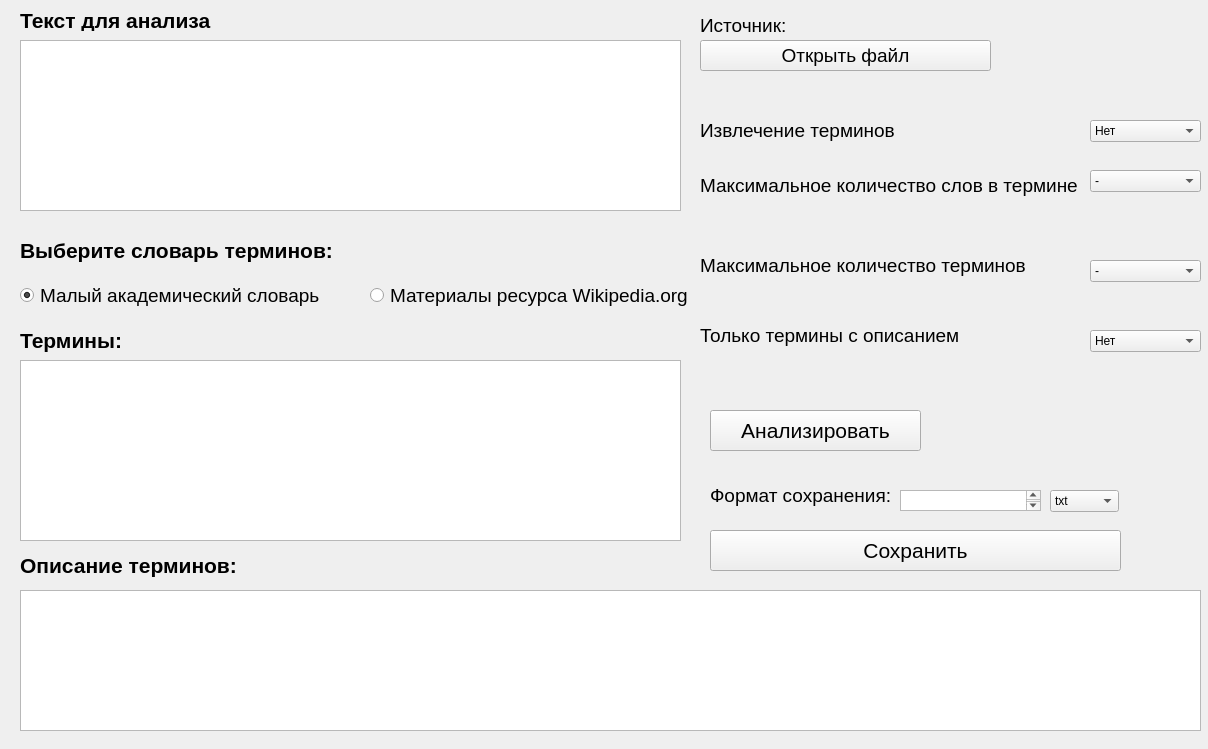
<?xml version="1.0" encoding="UTF-8"?>
<ui version="4.0">
 <class>MainWindow</class>
 <widget class="QMainWindow" name="MainWindow">
  <property name="geometry">
   <rect>
    <x>0</x>
    <y>0</y>
    <width>1208</width>
    <height>749</height>
   </rect>
  </property>
  <property name="windowTitle">
   <string>Извлечение терминологической информации</string>
  </property>
  <widget class="QWidget" name="centralwidget">
   <widget class="QPushButton" name="pushButton">
    <property name="geometry">
     <rect>
      <x>710</x>
      <y>410</y>
      <width>211</width>
      <height>41</height>
     </rect>
    </property>
    <property name="font">
     <font>
      <pointsize>16</pointsize>
     </font>
    </property>
    <property name="text">
     <string>Анализировать</string>
    </property>
   </widget>
   <widget class="QTextBrowser" name="textBrowser">
    <property name="geometry">
     <rect>
      <x>20</x>
      <y>590</y>
      <width>1181</width>
      <height>141</height>
     </rect>
    </property>
    <property name="font">
     <font>
      <pointsize>14</pointsize>
     </font>
    </property>
   </widget>
   <widget class="QLabel" name="label">
    <property name="geometry">
     <rect>
      <x>20</x>
      <y>10</y>
      <width>211</width>
      <height>21</height>
     </rect>
    </property>
    <property name="font">
     <font>
      <pointsize>16</pointsize>
      <weight>75</weight>
      <bold>true</bold>
     </font>
    </property>
    <property name="text">
     <string>Текст для анализа</string>
    </property>
   </widget>
   <widget class="QLabel" name="label_2">
    <property name="geometry">
     <rect>
      <x>20</x>
      <y>320</y>
      <width>111</width>
      <height>41</height>
     </rect>
    </property>
    <property name="font">
     <font>
      <pointsize>16</pointsize>
      <weight>75</weight>
      <bold>true</bold>
     </font>
    </property>
    <property name="text">
     <string>Термины:</string>
    </property>
   </widget>
   <widget class="QRadioButton" name="radioButton">
    <property name="geometry">
     <rect>
      <x>370</x>
      <y>280</y>
      <width>351</width>
      <height>31</height>
     </rect>
    </property>
    <property name="font">
     <font>
      <pointsize>14</pointsize>
     </font>
    </property>
    <property name="text">
     <string>Материалы ресурса Wikipedia.org</string>
    </property>
   </widget>
   <widget class="QRadioButton" name="radioButton_2">
    <property name="geometry">
     <rect>
      <x>20</x>
      <y>280</y>
      <width>331</width>
      <height>31</height>
     </rect>
    </property>
    <property name="font">
     <font>
      <pointsize>14</pointsize>
      <weight>50</weight>
      <bold>false</bold>
     </font>
    </property>
    <property name="text">
     <string>Малый академический словарь</string>
    </property>
    <property name="checked">
     <bool>true</bool>
    </property>
   </widget>
   <widget class="QListWidget" name="listWidget">
    <property name="geometry">
     <rect>
      <x>20</x>
      <y>360</y>
      <width>661</width>
      <height>181</height>
     </rect>
    </property>
    <property name="font">
     <font>
      <pointsize>14</pointsize>
     </font>
    </property>
   </widget>
   <widget class="QLabel" name="label_4">
    <property name="geometry">
     <rect>
      <x>20</x>
      <y>550</y>
      <width>231</width>
      <height>31</height>
     </rect>
    </property>
    <property name="font">
     <font>
      <pointsize>16</pointsize>
      <weight>75</weight>
      <bold>true</bold>
     </font>
    </property>
    <property name="text">
     <string>Описание терминов:</string>
    </property>
   </widget>
   <widget class="QLabel" name="label_5">
    <property name="geometry">
     <rect>
      <x>20</x>
      <y>230</y>
      <width>321</width>
      <height>41</height>
     </rect>
    </property>
    <property name="font">
     <font>
      <pointsize>16</pointsize>
      <weight>75</weight>
      <bold>true</bold>
     </font>
    </property>
    <property name="text">
     <string>Выберите словарь терминов:</string>
    </property>
   </widget>
   <widget class="QLabel" name="label_6">
    <property name="geometry">
     <rect>
      <x>700</x>
      <y>170</y>
      <width>421</width>
      <height>31</height>
     </rect>
    </property>
    <property name="font">
     <font>
      <pointsize>14</pointsize>
     </font>
    </property>
    <property name="text">
     <string>Максимальное количество слов в термине</string>
    </property>
   </widget>
   <widget class="QComboBox" name="comboBox">
    <property name="geometry">
     <rect>
      <x>1090</x>
      <y>170</y>
      <width>111</width>
      <height>22</height>
     </rect>
    </property>
    <item>
     <property name="text">
      <string>-</string>
     </property>
    </item>
    <item>
     <property name="text">
      <string>5</string>
     </property>
    </item>
    <item>
     <property name="text">
      <string>10</string>
     </property>
    </item>
    <item>
     <property name="text">
      <string>15</string>
     </property>
    </item>
    <item>
     <property name="text">
      <string>20</string>
     </property>
    </item>
   </widget>
   <widget class="QLabel" name="label_7">
    <property name="geometry">
     <rect>
      <x>700</x>
      <y>250</y>
      <width>421</width>
      <height>31</height>
     </rect>
    </property>
    <property name="font">
     <font>
      <pointsize>14</pointsize>
     </font>
    </property>
    <property name="text">
     <string>Максимальное количество терминов</string>
    </property>
   </widget>
   <widget class="QComboBox" name="comboBox_2">
    <property name="geometry">
     <rect>
      <x>1090</x>
      <y>260</y>
      <width>111</width>
      <height>22</height>
     </rect>
    </property>
    <item>
     <property name="text">
      <string>-</string>
     </property>
    </item>
    <item>
     <property name="text">
      <string>1</string>
     </property>
    </item>
    <item>
     <property name="text">
      <string>2</string>
     </property>
    </item>
    <item>
     <property name="text">
      <string>3</string>
     </property>
    </item>
    <item>
     <property name="text">
      <string>5</string>
     </property>
    </item>
    <item>
     <property name="text">
      <string>10</string>
     </property>
    </item>
    <item>
     <property name="text">
      <string>15</string>
     </property>
    </item>
    <item>
     <property name="text">
      <string>20</string>
     </property>
    </item>
   </widget>
   <widget class="QLabel" name="label_8">
    <property name="geometry">
     <rect>
      <x>700</x>
      <y>310</y>
      <width>371</width>
      <height>51</height>
     </rect>
    </property>
    <property name="font">
     <font>
      <pointsize>14</pointsize>
     </font>
    </property>
    <property name="text">
     <string>Только термины с описанием</string>
    </property>
   </widget>
   <widget class="QComboBox" name="comboBox_3">
    <property name="geometry">
     <rect>
      <x>1090</x>
      <y>330</y>
      <width>111</width>
      <height>22</height>
     </rect>
    </property>
    <item>
     <property name="text">
      <string>Нет</string>
     </property>
    </item>
    <item>
     <property name="text">
      <string>Да</string>
     </property>
    </item>
   </widget>
   <widget class="QPushButton" name="pushButton_2">
    <property name="geometry">
     <rect>
      <x>710</x>
      <y>530</y>
      <width>411</width>
      <height>41</height>
     </rect>
    </property>
    <property name="font">
     <font>
      <pointsize>16</pointsize>
     </font>
    </property>
    <property name="text">
     <string>Сохранить</string>
    </property>
   </widget>
   <widget class="QLabel" name="label_9">
    <property name="geometry">
     <rect>
      <x>710</x>
      <y>470</y>
      <width>241</width>
      <height>51</height>
     </rect>
    </property>
    <property name="font">
     <font>
      <pointsize>14</pointsize>
     </font>
    </property>
    <property name="text">
     <string>Формат сохранения:</string>
    </property>
   </widget>
   <widget class="QComboBox" name="comboBox_4">
    <property name="geometry">
     <rect>
      <x>1050</x>
      <y>490</y>
      <width>69</width>
      <height>22</height>
     </rect>
    </property>
    <item>
     <property name="text">
      <string>txt</string>
     </property>
    </item>
    <item>
     <property name="text">
      <string>html</string>
     </property>
    </item>
    <item>
     <property name="text">
      <string>json</string>
     </property>
    </item>
    <item>
     <property name="text">
      <string>docx</string>
     </property>
    </item>
   </widget>
   <widget class="QTextEdit" name="textEdit_2">
    <property name="geometry">
     <rect>
      <x>900</x>
      <y>490</y>
      <width>141</width>
      <height>21</height>
     </rect>
    </property>
   </widget>
   <widget class="QPushButton" name="pushButton_3">
    <property name="geometry">
     <rect>
      <x>700</x>
      <y>40</y>
      <width>291</width>
      <height>31</height>
     </rect>
    </property>
    <property name="font">
     <font>
      <pointsize>14</pointsize>
     </font>
    </property>
    <property name="text">
     <string>Открыть файл</string>
    </property>
   </widget>
   <widget class="QLabel" name="label_10">
    <property name="geometry">
     <rect>
      <x>700</x>
      <y>10</y>
      <width>191</width>
      <height>31</height>
     </rect>
    </property>
    <property name="font">
     <font>
      <pointsize>14</pointsize>
     </font>
    </property>
    <property name="text">
     <string>Источник:</string>
    </property>
   </widget>
   <widget class="QTextBrowser" name="textBrowser_2">
    <property name="geometry">
     <rect>
      <x>20</x>
      <y>40</y>
      <width>661</width>
      <height>171</height>
     </rect>
    </property>
    <property name="font">
     <font>
      <pointsize>14</pointsize>
     </font>
    </property>
   </widget>
   <widget class="QLabel" name="label_3">
    <property name="geometry">
     <rect>
      <x>700</x>
      <y>110</y>
      <width>341</width>
      <height>41</height>
     </rect>
    </property>
    <property name="font">
     <font>
      <pointsize>14</pointsize>
     </font>
    </property>
    <property name="text">
     <string>Извлечение терминов</string>
    </property>
   </widget>
   <widget class="QComboBox" name="comboBox_5">
    <property name="geometry">
     <rect>
      <x>1090</x>
      <y>120</y>
      <width>111</width>
      <height>22</height>
     </rect>
    </property>
    <item>
     <property name="text">
      <string>Нет</string>
     </property>
    </item>
    <item>
     <property name="text">
      <string>Да</string>
     </property>
    </item>
   </widget>
  </widget>
  <widget class="QMenuBar" name="menubar">
   <property name="geometry">
    <rect>
     <x>0</x>
     <y>0</y>
     <width>1208</width>
     <height>21</height>
    </rect>
   </property>
  </widget>
 </widget>
 <resources/>
 <connections/>
</ui>
